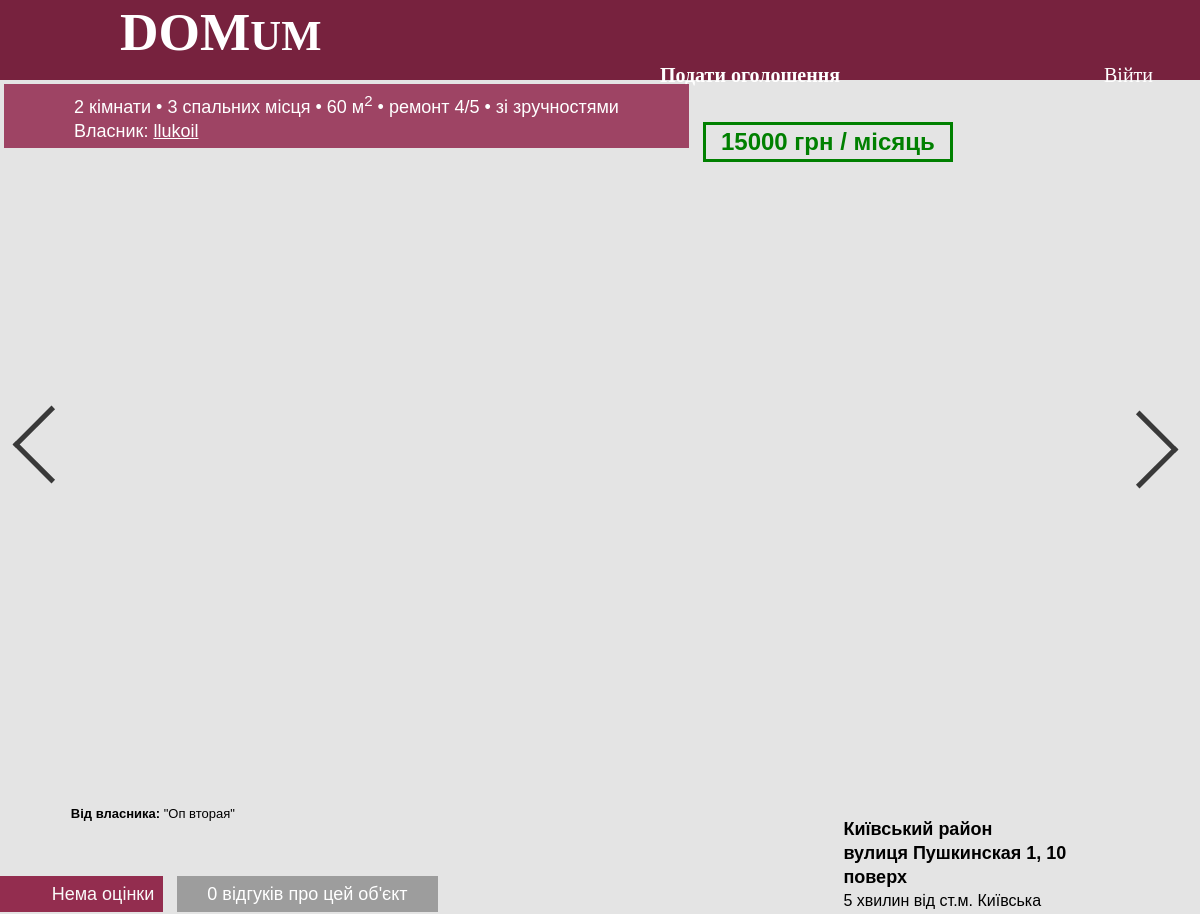
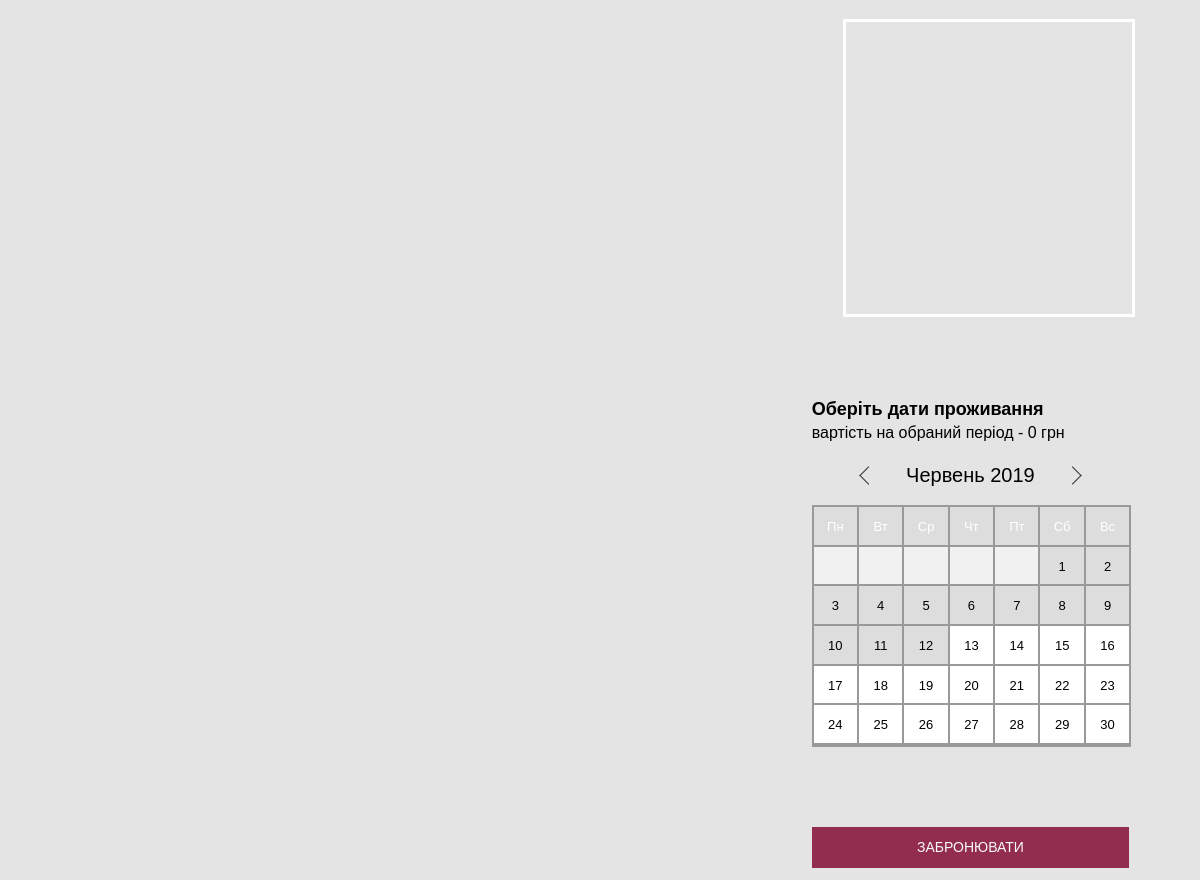
The page /announcement/27/ on the database its author committed (2 pictures, top to bottom).
### app/models.py (models this page shows, shortened)
class Announcement(models.Model):
    real_type = models.ForeignKey(RealType, on_delete=models.CASCADE, default=0)
    district = models.ForeignKey(District, on_delete=models.CASCADE, default=0)
    street_type = models.ForeignKey(StreetType, on_delete=models.CASCADE, default=0)
    owner = models.ForeignKey(settings.AUTH_USER_MODEL, on_delete=models.CASCADE)
    station = models.ForeignKey(MetroStation, on_delete=models.CASCADE, default=0)
    price = models.IntegerField(default=20000, help_text="Укажите цену в долларах США")
    distance_to_metro = models.IntegerField(default=300, help_text="Укажите расстояние в метрах")
    area = models.IntegerField(default=40, help_text="Укажите площадь в квадратных метрах")
    repairs = models.IntegerField(default=3, choices=[(0, '0'), (1, '1'), (2, '2'), (3, '3'), (4, '4'), (5, '5')],
                                  help_text="Оцените уровень ремонта по шкале от 0 до 5")
    metro_id = models.IntegerField(default=0)
    floor = models.IntegerField(default=1, help_text="Укажите номер этажа")
    rooms_number = models.IntegerField(default=1, help_text="Укажите количество комнат")
    beds = models.IntegerField(default=1, help_text="Укажите количество спальных мест")
    furniture = models.BooleanField(default=False)
    garage = models.BooleanField(default=False)
    street = models.CharField(max_length=30, default='', help_text="Укажите название улицы")
    home_number = models.CharField(max_length=5, default='1', help_text="Укажите номер дома")
    date = models.DateField(default=timezone.now)
    comment = models.TextField(default='', help_text="Добавьте комментарий о квартире", null=True, blank=True)
    img_path = 'images/announcements/'
    photo1 = models.ImageField(null=True, blank=True, upload_to=img_path)
    photo2 = models.ImageField(null=True, blank=True, upload_to=img_path)
    photo3 = models.ImageField(null=True, blank=True, upload_to=img_path)
    photo4 = models.ImageField(null=True, blank=True, upload_to=img_path)
    photo5 = models.ImageField(null=True, blank=True, upload_to=img_path)
    photo6 = models.ImageField(null=True, blank=True, upload_to=img_path)
    photo7 = models.ImageField(null=True, blank=True, upload_to=img_path)
    photo8 = models.ImageField(null=True, blank=True, upload_to=img_path)
    def __str__(self):
        return str(self.district.name + ' - ' + str(self.area) + ' кв.м.')
    def form_rate(self, transform=True, need_round=True, feedbacks=None):
        if feedbacks is None:
            feedbacks = self.find_feedbacks()
        av_rate = -1
        if transform:
            if av_rate == -1:
                av_rate = 'Нема оцінки'
            else:
                av_rate = 'Бал: ' + str(av_rate) + ' / 10'
        return av_rate
    def find_feedbacks(self):
        return Feedback.objects.filter(deal__announcement__pk=self.pk)
    def occupied_dates(self):
        data = Deal.objects.filter(announcement__pk=self.pk)
        result = []
        for i in data:
            result.append(i.term)
        if len(result) == 0:
            return ''
        return ' '.join(result)

class District(models.Model):
    name = models.CharField(max_length=30)
    pseudo_id = models.IntegerField(default=0)
    def __str__(self):
        return self.name

class StreetType(models.Model):
    name = models.CharField(max_length=30)
    def __str__(self):
        return self.name

class MetroStation(models.Model):
    name = models.CharField(max_length=30)
    def __str__(self):
        return self.name

### app/views.py (the view, shortened to what this page needs)
# urls.py: path('announcement/<int:pk>/', views.announcement_view, name='announcement_view'),
def announcement_view(request, pk):
    announcement = get_object_or_404(Announcement, pk=pk)
    can_comment = True
    deal = None
    if request.user.is_authenticated:
        deal = Deal.objects.filter(Q(buyer=request.user)&Q(announcement=announcement)).first()
        if deal is None or Feedback.objects.filter(deal=deal).first():
            can_comment = False
    else:
        can_comment = False
    can_comment = True
    if request.user.is_authenticated:
        deal = Deal.objects.filter(Q(buyer=request.user) & Q(announcement=announcement)).first()
        if deal is None or Feedback.objects.filter(deal=deal).first():
            can_comment = False
    else:
        can_comment = False
    feedbacks = announcement.find_feedbacks().order_by('-date')
    av_rate = announcement.form_rate(True, True, feedbacks)
    return render(request, 'app/announcement_view.html', {'announcement': announcement, 'feedbacks': feedbacks,
                                                          'av_rate': av_rate, 'can_comment': can_comment})

### app/templates/app/announcement_view.html (shortened to what this page needs)
{% extends 'app/base.html' %}
{% load static %}
{% block styles %}
    <link rel="stylesheet" href="{% static 'css/search&anview.css' %}">
{% endblock %}
{% block content %}
<div style="margin: 1%">
	<div class="info-block">
		<div class="info__title">{% include 'app/announcement_info.html' %}</div>
		<div class="info__price">{{ announcement.price }} грн
            {% if announcement.real_type.pk == 2 or announcement.real_type.pk == 6 %}
                / місяць
                {% elif announcement.real_type.pk == 3 %}
                / доба
            {% endif %}
        </div>
	</div>
	<div class="slider" id="slider">
	</div>
	<div class="slider-button slider-button-left" id="slider-button-left"></div>
	<div class="slider-button slider-button-right" id="slider-button-right"></div>
	<div class="container-apartment">
		<div class="apartment-info">
			<div class="description"><span>Від власника: </span>"{{ announcement.comment }}"</div>
			<div class="apartment-comments__title">
				<div class="rating">{{ av_rate }}</div>
				<div class="comments-number">
                    {% if feedbacks|length == 1 %}
                    1 відгук
                    {% elif feedbacks|length < 5 and feedbacks|length > 0 %}
                    {{ feedbacks|length }} відгуки
                    {% else %}
                    {{ feedbacks|length }} відгуків
                    {% endif %}
                    про цей об'єкт</div>
			</div>
		</div>
		<div class="booking-info">
			<div class="address-block">
				<div class="info-title" id="address">{{ announcement.district }} район<br>{{ announcement.street_type }} {{ announcement.street }} {{ announcement.home_number }},
                {{ announcement.floor }}
                    {% if announcement.real_type.pk == 4 %}
                        {% if announcement.floor == 1 %}
                            поверх
                        {% elif announcement.floor < 5 %}
                            поверхи
                        {% else %}
                            поверхів
                        {% endif %}
                    {% else %}
                        поверх
                    {% endif %}
                </div>
				<div class="info-subtitle"><span>{{ announcement.distance_to_metro }} хвилин</span> від ст.м. <span>{{ announcement.station }}</span></div>
				<div class="map" id="map"></div>
			</div>
            {% if announcement.real_type.pk == 2 or announcement.real_type.pk == 3 or announcement.real_type.pk == 6 %}
			<div class="date-block">
				<div class="info-title">Оберіть дати проживання</div>
				<div class="info-subtitle">вартість на обраний період - <span id="total_price">0</span> грн</div>
				<div class="calendar-switcher">
					<div class="switcher-prev" id="prev_month"></div>
					<div class="switcher-curr" id="curr_month"></div>
					<div class="switcher-next" id="next_month"></div>
				</div>
				<div class="calendar" id="calendar">
					<div class="calendar-week"><br>Пн</div>
					<div class="calendar-week"><br>Вт</div>
					<div class="calendar-week"><br>Ср</div>
					<div class="calendar-week"><br>Чт</div>
					<div class="calendar-week"><br>Пт</div>
					<div class="calendar-week"><br>Сб</div>
					<div class="calendar-week"><br>Вс</div>
					<div class="calendar-cell"></div>
					<div class="calendar-cell"></div>
					<div class="calendar-cell"></div>
					<div class="calendar-cell"></div>
					<div class="calendar-cell"></div>
					<div class="calendar-cell"></div>
					<div class="calendar-cell"></div>
					<div class="calendar-cell"></div>
					<div class="calendar-cell"></div>
					<div class="calendar-cell"></div>
					<div class="calendar-cell"></div>
					<div class="calendar-cell"></div>
					<div class="calendar-cell"></div>
					<div class="calendar-cell"></div>
					<div class="calendar-cell"></div>
					<div class="calendar-cell"></div>
					<div class="calendar-cell"></div>
					<div class="calendar-cell"></div>
					<div class="calendar-cell"></div>
					<div class="calendar-cell"></div>
					<div class="calendar-cell"></div>
					<div class="calendar-cell"></div>
					<div class="calendar-cell"></div>
					<div class="calendar-cell"></div>
					<div class="calendar-cell"></div>
					<div class="calendar-cell"></div>
					<div class="calendar-cell"></div>
					<div class="calendar-cell"></div>
					<div class="calendar-cell"></div>
					<div class="calendar-cell"></div>
					<div class="calendar-cell"></div>
					<div class="calendar-cell"></div>
					<div class="calendar-cell"></div>
					<div class="calendar-cell"></div>
					<div class="calendar-cell"></div>
					<div class="calendar-cell"></div>
					<div class="calendar-cell"></div>
					<div class="calendar-cell"></div>
					<div class="calendar-cell"></div>
					<div class="calendar-cell"></div>
					<div class="calendar-cell"></div>
					<div class="calendar-cell"></div>
				</div>
			</div>
            {% endif %}
        {% if user != announcement.owner  %}
			<div class="price-button" id="book-button">ЗАБРОНЮВАТИ</div>
        {% else %}
            <a href="{% url 'announcement_edit' pk=announcement.pk %}" style="color: white">
            <div class="price-button" id="red-button">
                РЕДАГУВАТИ
            </div></a>
        {% endif %}
		</div>
	</div>
</div>
{% endblock %}

### app/templates/app/announcement_info.html (shortened to what this page needs)
{% if announcement.rooms_number == 1 %}
    1 кімната •
{% elif announcement.rooms_number < 5 %}
    {{ announcement.rooms_number }} кімнати •
{% else %}
    {{ announcement.rooms_number }} кімнат •
{% endif %}
{% if announcement.real_type.pk == 2 or announcement.real_type.pk == 3 %}
    {% if announcement.beds == 1 %}
    {{ announcement.beds }} спальне місце •
    {% elif announcement.beds < 5 %}
        {{ announcement.beds }} спальних місця •
    {% else %}
        {{ announcement.beds }} спальних місць •
    {% endif %}
{% endif %}
{{ announcement.area }} м<sup>2</sup> • ремонт {{ announcement.repairs }}/5
{% if announcement.furniture %}
{% if announcement.real_type.pk == 2 or announcement.real_type.pk == 3 %} • зі зручностями
{% else %} • з меблем
{% endif %}
{% endif %}
<br>
Власник: <a style="color: white;" href="{% url 'profile' pk=announcement.owner.pk %}"><u>{{ announcement.owner }}</u></a>

### app/static/css/search&anview.css (style rules this page uses)
body { background-color: #e4e4e4; font-family: sans-serif; line-height: 1.5em; -webkit-box-sizing: border-box; box-sizing: border-box; overflow-x: hidden; }
.price-button { position: relative; cursor: pointer; background-color: #80002A; border: none; color: white; font-size: 14px; margin-top: 20px; padding: 10px 20px; text-align: center; line-height: 1.5em; opacity: 0.8; -webkit-transition-duration: 0.2s; transition-duration: 0.2s; }
.info-block { position: relative; top: 0; left: 0; width: 100%; height: 100px; }
.info__title { position: absolute; top: -8px; left: -8px; padding: 5px 70px; background-color: rgba(128, 0, 46, 0.7); color: white; font-size: 18px; }
.info__price { position: absolute; right: 20%; bottom: 30px; color: #008000; border: 3px solid #008000; padding: 5px 15px; font-size: 24px; font-weight: bold; cursor: default; -webkit-user-select: none; -moz-user-select: none; -ms-user-select: none; user-select: none; }
.slider { position: relative; left: -8px; height: 500px; -webkit-transition-duration: 0.5s; transition-duration: 0.5s; }
.slider-button { position: relative; width: 50px; height: 50px; -webkit-user-select: none; -moz-user-select: none; -ms-user-select: none; user-select: none; border: 5px solid black; border-left: none; border-bottom: none; opacity: 0.75; }
.slider-button-left { left: 1%; top: -275px; -webkit-transform: rotate(-135deg); transform: rotate(-135deg); }
.slider-button-right { left: 90%; top: -325px; -webkit-transform: rotate(45deg); transform: rotate(45deg); }
.container-apartment { display: -ms-grid; display: grid; -ms-grid-columns: 2fr 1fr; grid-template-columns: 2fr 1fr; grid-gap: 10%; padding: 0px 5%; }
.description { font-size: 13px; margin-bottom: 50px; }
.description > span { font-weight: bold; }
.apartment-comments__title { position: relative; left: -10%; }
.rating { color: white; background-color: #80002A; opacity: 0.8; position: absolute; float: left; text-align: right; left: -8px; width: 125px; font-size: 18px; line-height: 1em; padding: 0.5em; padding-left: 30px; }
.comments-number { color: white; background-color: rgba(51, 51, 51, 0.4); position: absolute; text-align: left; left: 170px; width: auto; font-size: 18px; line-height: 1em; padding: 0.5em 30px; }
.info-title { font-size: 18px; font-weight: bold; }
.info-subtitle { font-size: 16px; }
.address-block { margin-bottom: 80px; }
.map { width: 100%; margin-top: 20px; border: 3px solid white; }
.date-block { margin-bottom: 80px; }
.calendar-switcher { display: -ms-grid; display: grid; width: 100%; height: 20px; margin-top: 20px; -webkit-box-align: center; -ms-flex-align: center; align-items: center; -ms-grid-columns: 1fr 3fr 1fr; grid-template-columns: 1fr 3fr 1fr; -webkit-user-select: none; -moz-user-select: none; -ms-user-select: none; user-select: none; }
.switcher-prev { width: 12px; height: 12px; -ms-grid-column-align: end; justify-self: end; border: 1px solid #333; border-bottom: none; border-right: none; -webkit-transform: rotate(-45deg); transform: rotate(-45deg); }
.switcher-curr { -ms-grid-column-align: center; justify-self: center; font-size: 20px; line-height: 1em; }
.switcher-next { width: 12px; height: 12px; -ms-grid-column-align: start; justify-self: start; border: 1px solid #333; border-bottom: none; border-left: none; -webkit-transform: rotate(45deg); transform: rotate(45deg); }
.calendar { display: -ms-grid; display: grid; width: 100%; margin-top: 20px; -ms-grid-columns: (1fr)[7]; grid-template-columns: repeat(7, 1fr); border: 1px solid #999; -webkit-user-select: none; -moz-user-select: none; -ms-user-select: none; user-select: none; }
.calendar-cell { border: 1px solid #999; background-color: white; text-align: center; line-height: 1em; -webkit-transition-duration: 0.01s; transition-duration: 0.01s; }
.calendar-week { border: 1px solid #999; background-color: rgba(204, 204, 204, 0.3); text-align: center; line-height: 1em; color: white; }
.address-block { width: 90%; margin-left: 10%; margin-top: 15px; }

### app/static/css/base_style.css (style rules this page uses)
body { margin: 0; padding: 0; }
a,p { margin: 0; padding: 0; text-decoration: none; }

### rows shown on the page
Announcement: rooms_number "2", beds "3", area "60", repairs "4", owner "llukoil", price "15000", comment "Оп вторая", district "Київський", street_type "вулиця", street "Пушкинская", home_number "1", floor "10", distance_to_metro "5", station "Київська"

### other values the page prints
{{ av_rate }} "Нема оцінки"
{{ feedbacks|length }} "0"
